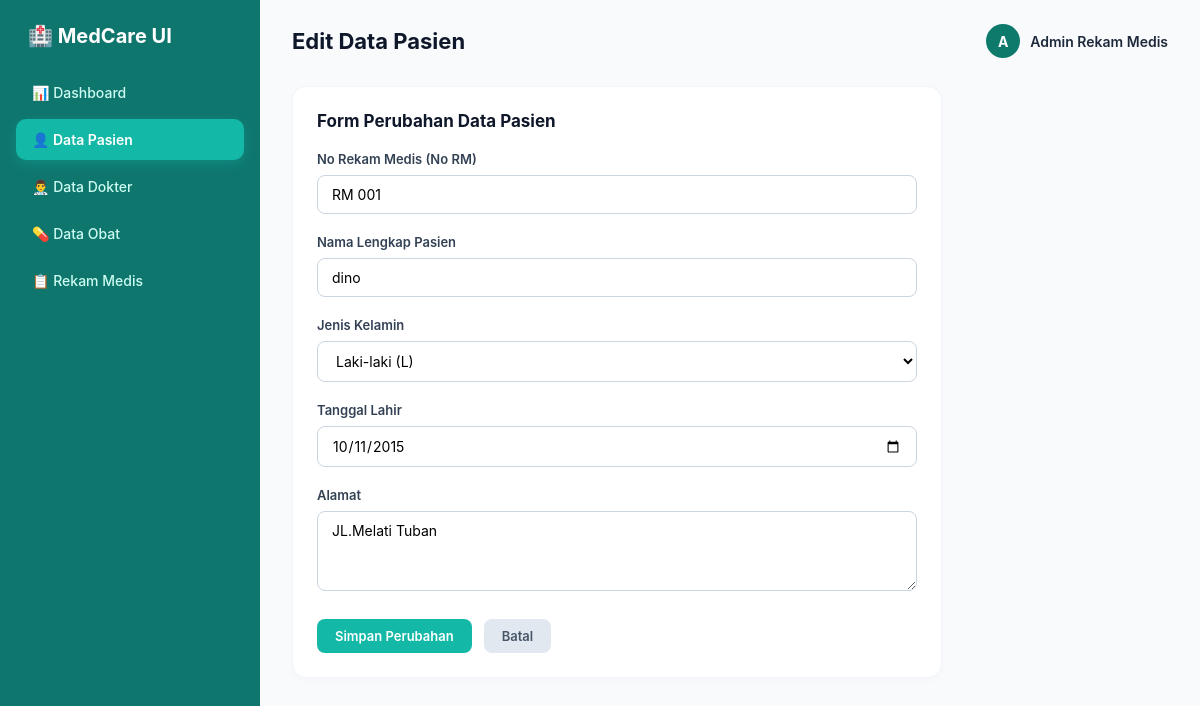
/edit_pasien.php?id=1, run on the app's committed database.
### tables this page shows
CREATE TABLE `pasien` (
  `id_pasien` int(11) NOT NULL,
  `no_rm` varchar(20) NOT NULL,
  `nama_pasien` varchar(100) NOT NULL,
  `jenis_kelamin` enum('L','P') NOT NULL,
  `tanggal_lahir` date NOT NULL,
  `alamat` text NOT NULL
);

### edit_pasien.php (the view, shortened to what this page needs)
<?php
include 'koneksi.php';
$id = $_GET['id'];
$query = mysqli_query($koneksi, "SELECT * FROM pasien WHERE id_pasien='$id'");
$data = mysqli_fetch_array($query);
?>
<!DOCTYPE html>
<html lang="id">
<head>
    <link rel="stylesheet" href="style.css?v=5">
</head>
<body>
    <div class="sidebar">
        <div class="brand">🏥 MedCare UI</div>
        <ul class="sidebar-menu">
            <li><a href="index.php">📊 Dashboard</a></li>
            <li><a href="pasien.php" class="active">👤 Data Pasien</a></li>
            <li><a href="dokter.php">👨‍⚕️ Data Dokter</a></li>
            <li><a href="obat.php">💊 Data Obat</a></li>
            <li><a href="rekam_medis.php">📋 Rekam Medis</a></li>
        </ul>
    </div>
    <div class="main-content">
        <div class="top-nav">
            <h1>Edit Data Pasien</h1>
            <div class="user-profile">
                <div class="user-avatar">A</div>
                <span style="font-size: 14px; font-weight: 600;">Admin Rekam Medis</span>
            </div>
        </div>
        <div class="form-card">
            <div class="table-header">
                <h2>Form Perubahan Data Pasien</h2>
            </div>
            <form method="POST" action="">
                <div class="form-group">
                    <label>No Rekam Medis (No RM)</label>
                    <input type="text" name="no_rm" class="form-control" value="<?php echo $data['no_rm']; ?>" required>
                </div>
                <div class="form-group">
                    <label>Nama Lengkap Pasien</label>
                    <input type="text" name="nama_pasien" class="form-control" value="<?php echo $data['nama_pasien']; ?>" required>
                </div>
                <div class="form-group">
                    <label>Jenis Kelamin</label>
                    <select name="jenis_kelamin" class="form-control" required>
                        <option value="L" <?php if ($data['jenis_kelamin'] == 'L') echo 'selected'; ?>>Laki-laki (L)</option>
                    </select>
                </div>
                <div class="form-group">
                    <label>Tanggal Lahir</label>
                    <input type="date" name="tanggal_lahir" class="form-control" value="<?php echo $data['tanggal_lahir']; ?>" required>
                </div>
                <div class="form-group">
                    <label>Alamat</label>
                    <textarea name="alamat" class="form-control" required><?php echo $data['alamat']; ?></textarea>
                </div>
                <div class="btn-group">
                    <button type="submit" name="update" class="btn-primary">Simpan Perubahan</button>
                    <a href="pasien.php" class="btn-secondary">Batal</a>
                </div>
            </form>
        </div>
    </div>
</body>
</html>

### style.css (style rules this page uses)
* { margin: 0; padding: 0; box-sizing: border-box; font-family: 'Inter', -apple-system, BlinkMacSystemFont, 'Segoe UI', Roboto, sans-serif; }
body { background-color: #f8fafc; color: #1e293b; display: flex; min-height: 100vh; }
.sidebar { width: 260px; background: #0f766e; color: #ffffff; padding: 24px 16px; display: flex; flex-direction: column; }
.sidebar .brand { font-size: 20px; font-weight: 700; color: #ffffff; margin-bottom: 24px; display: flex; align-items: center; gap: 10px; padding: 0 12px; }
.sidebar-menu { list-style: none; }
.sidebar-menu li { margin-bottom: 6px; }
.sidebar-menu a { display: flex; align-items: center; gap: 12px; padding: 12px 16px; color: #ccfbf1; text-decoration: none; font-weight: 500; font-size: 14px; border-radius: 10px; transition: all 0.2s ease; }
.sidebar-menu a.active { background: #14b8a6; color: #ffffff; font-weight: 600; box-shadow: 0 4px 12px rgba(20, 184, 166, 0.3); }
.main-content { flex: 1; padding: 24px 32px; overflow-y: auto; }
.top-nav { display: flex; justify-content: space-between; align-items: center; margin-bottom: 28px; }
.top-nav h1 { font-size: 22px; font-weight: 700; color: #0f172a; }
.user-profile { display: flex; align-items: center; gap: 10px; }
.user-avatar { width: 34px; height: 34px; border-radius: 50%; background: #0d7a6c; color: #ffffff; display: flex; align-items: center; justify-content: center; font-weight: 700; font-size: 14px; }
.table-container, .form-card { background: #ffffff; border-radius: 14px; padding: 24px; border: 1px solid #f1f5f9; box-shadow: 0px 2px 8px rgba(0, 0, 0, 0.02); }
.form-card { max-width: 650px; }
.table-header { display: flex; justify-content: space-between; align-items: center; margin-bottom: 20px; }
.table-header h2 { font-size: 17px; color: #0f172a; font-weight: 700; }
.btn-primary { background: #14b8a6; color: #ffffff; padding: 9px 18px; border-radius: 8px; text-decoration: none; font-weight: 600; font-size: 13px; transition: 0.2s; border: none; cursor: pointer; }
.btn-secondary { background: #e2e8f0; color: #475569; padding: 9px 18px; border-radius: 8px; text-decoration: none; font-weight: 600; font-size: 13px; transition: 0.2s; }
.form-group { margin-bottom: 20px; }
.form-group label { display: block; font-size: 13px; font-weight: 600; color: #334155; margin-bottom: 8px; }
.form-control { width: 100%; padding: 10px 14px; border: 1px solid #cbd5e1; border-radius: 8px; font-size: 14px; outline: none; transition: all 0.2s; background-color: #ffffff; }
textarea.form-control { resize: vertical; min-height: 80px; }
.btn-group { display: flex; gap: 12px; margin-top: 24px; }

### data on the page
pasien: no_rm "RM 001", nama_pasien "dino", jenis_kelamin "Laki-laki (L)", tanggal_lahir "10/11/2015", alamat "JL.Melati Tuban"
